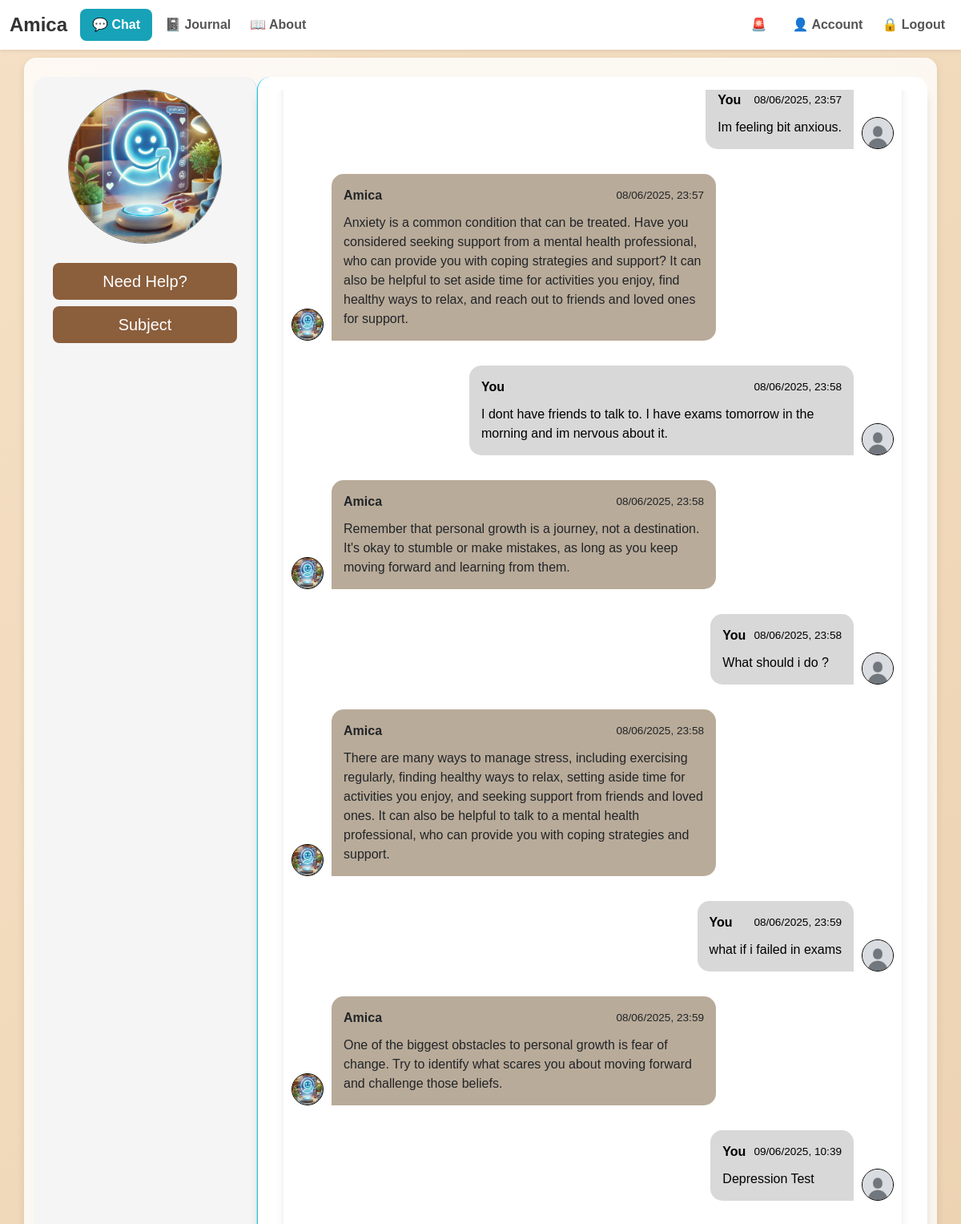
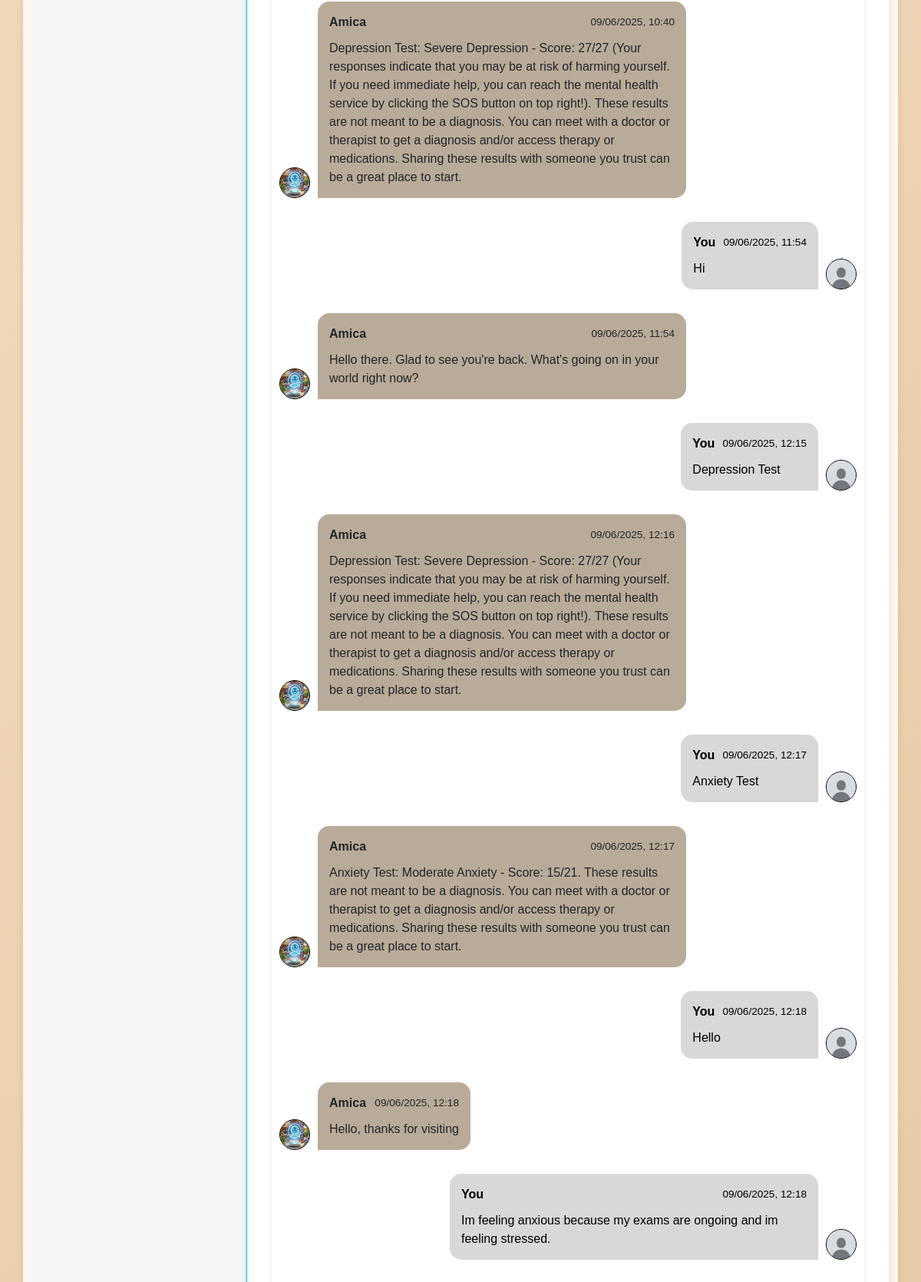
The page /chat (signed in, upper part) on the database its author committed (2 pictures, top to bottom).
### ChatbotWebsite/models.py (models this page shows, shortened)
class ChatMessage(db.Model):
    id = db.Column(db.Integer, primary_key=True)
    sender = db.Column(db.String(5), nullable=False)
    timestamp = db.Column(db.DateTime, nullable=False, default=datetime.now)
    message = db.Column(db.String(3000), nullable=False)
    user_id = db.Column(db.Integer, db.ForeignKey(
        'user.id'), nullable=False)  # Foreign key to User Class

class User(db.Model, UserMixin):
    id = db.Column(db.Integer, primary_key=True)
    username = db.Column(db.String(20), unique=True, nullable=False)
    email = db.Column(db.String(120), unique=True, nullable=False)
    password = db.Column(db.String(60), nullable=False)
    profile_image = db.Column(
        db.String(20), nullable=False, default='default.jpg')
    messages = db.relationship('ChatMessage', backref='user', lazy=True)
    journals = db.relationship('Journal', backref='user', lazy=True)

### ChatbotWebsite/chatbot/routes.py (the view)
@chatbot.route("/chat")
def chat():
    messages = None
    if current_user.is_authenticated:
        messages = ChatMessage.query.filter_by(user_id=current_user.id).all()
    return render_template(
        "chat/chat.html",
        title="Chat",
        topics=topics,
        messages=messages,
        tests=tests,
        mindfulness_exercises=mindfulness_exercises,
    )

### ChatbotWebsite/models.py (called while the page is built)
@login_manager.user_loader
def load_user(user_id):
    return User.query.get(int(user_id))

### ChatbotWebsite/templates/chat/chat.html (shortened to what this page needs)
{% extends 'layout.html'%}
{% block style %}
<link rel="stylesheet" href="{{ url_for('static', filename='styles/chat.css') }}" />
{% endblock style %}
{% block content %}
<div id="chatbot">
  <div id="chatbot-profile" class="mb-3">
    <img
      src="{{ url_for('static', filename='images/chatbot.png') }}"
      class="rounded-circle border border-secondary mx-auto d-block mb-4"
      style="width: 12rem; height: 12rem;"
    />
    <div class="d-grid gap-2 px-2">
      <button type="button" class="btn btn-lg btn-brown" data-bs-toggle="popover"
        data-bs-title="Help" data-bs-content="Start a conversation by typing a greeting or asking a question.">
        Need Help?
      </button>
      <button type="button" class="btn btn-lg btn-brown" data-bs-toggle="popover"
        data-bs-title="Subject List" data-bs-content="I can talk about mental health, anxiety, depression, and more.">
        Subject
      </button>
    </div>
  </div>
  <div class="chat-area">
    <div class="chat-scrollable" id="chat-scrollable">
      <main class="main-chat" id="main-chat">
        {% if current_user.is_authenticated and messages %}
          {% for message in messages %}
            {% if message.sender == 'user' %}
              <div class="chat right-msg">
                <img src="{{ url_for('static', filename='profile_images/' + (current_user.profile_image or 'default.jpg')) }}"
                     class="chat-image" />
                <div class="chat-bubble">
                  <div class="chat-info">
                    <div class="chat-info-name">You</div>
                    <div class="chat-info-time">{{ message.timestamp.strftime('%d/%m/%Y, %H:%M') }}</div>
                  </div>
                  <div class="chat-text">{{ message.message }}</div>
                </div>
              </div>
            {% else %}
              <div class="chat left-msg">
                <img src="{{ url_for('static', filename='images/chatbot.png') }}" class="chat-image" />
                <div class="chat-bubble">
                  <div class="chat-info">
                    <div class="chat-info-name">Amica</div>
                    <div class="chat-info-time">{{ message.timestamp.strftime('%d/%m/%Y, %H:%M') }}</div>
                  </div>
                  <div class="chat-text">{{ message.message }}</div>
                </div>
              </div>
            {% endif %}
          {% endfor %}
        {% endif %}
      </main>
    </div>
  </div>
</div>
{% endblock content %}

### ChatbotWebsite/templates/layout.html (shortened to what this page needs)
<!DOCTYPE html>
<html lang="en">
  <head>
    <link
      href="https://cdn.jsdelivr.net/npm/bootstrap@5.3.0-alpha3/dist/css/bootstrap.min.css"
      rel="stylesheet"
    />
    <link
      rel="stylesheet"
      href="{{ url_for('static', filename='styles/layout.css') }}"
    />
    {% block style %}{% endblock style %}
  </head>
  <body style="background: linear-gradient(135deg, #f5e0c5, #d8b384); min-height: 100vh; padding-top: 2%; display: flex; flex-direction: column;">
    {% block navigation %}
    <nav class="navbar navbar-expand-lg navbar-light bg-white shadow-sm fixed-top">
      <div class="container-fluid">
        <a class="navbar-brand fw-bold" href="{{ url_for('main.home') }}">Amica</a>
        <div class="collapse navbar-collapse" id="navbarNavDropdown">
          <div class="d-flex flex-column flex-lg-row justify-content-between w-100">
            <ul class="navbar-nav gap-2">
              <li class="nav-item">
                <a class="nav-link {% if request.endpoint == 'chatbot.chat' %}active fw-bold text-info{% endif %}"
                  href="{{ url_for('chatbot.chat') }}">💬 Chat</a>
              </li>
              <li class="nav-item">
                <a class="nav-link {% if request.endpoint == 'journals.all_journals' %}active fw-bold text-info{% endif %}"
                  href="{{ url_for('journals.all_journals') }}">📓 Journal</a>
              </li>
              <li class="nav-item">
                <a class="nav-link {% if request.endpoint == 'main.about' %}active fw-bold text-info{% endif %}"
                  href="{{ url_for('main.about') }}">📖 About</a>
              </li>
            </ul>
            <ul class="navbar-nav gap-2 mt-2 mt-lg-0">
              <li class="nav-item">
                <a class="nav-link btn btn-danger text-white fw-bold px-3"
                  href="{{ url_for('main.sos') }}">SOS 🚨</a>
              </li>
              {% if current_user.is_authenticated %}
              <li class="nav-item">
                <a class="nav-link fw-bold" href="{{ url_for('users.account') }}">👤 Account</a>
              </li>
              <li class="nav-item">
                <a class="nav-link" href="{{ url_for('users.logout') }}">🔒 Logout</a>
              </li>
              {% endif %}
            </ul>
          </div>
        </div>
      </div>
    </nav>
    {% endblock navigation %}
    <main class="container my-5 flex-grow-1 pt-4">
      {% block content %}{% endblock content %}
    </main>
  </body>
</html>

### ChatbotWebsite/static/styles/layout.css (style rules this page uses)
body { background: linear-gradient(135deg, #f5e0c5, #d8b384); font-family: 'Arial', sans-serif; min-height: 100vh; display: flex; flex-direction: column; }
.navbar-brand { font-weight: bold; font-size: 1.5rem; color: #333; }
.navbar-nav .nav-item .nav-link { font-weight: 600; color: #555; transition: all 0.3s ease; }
.navbar-nav .nav-item .nav-link.active { color: #fff !important; background-color: #17a2b8; border-radius: 8px; padding: 8px 15px; }
main { flex: 1; padding: 20px; background: rgba(255, 255, 255, 0.8); border-radius: 15px; box-shadow: 0 4px 10px rgba(0, 0, 0, 0.1); margin-top: 20px; }
.btn { transition: all 0.3s ease-in-out; }

### ChatbotWebsite/static/styles/chat.css (style rules this page uses)
:root { --body-bg: linear-gradient(135deg, #ffffff 0%, #f5f7fa 100%); --chat-bg: #ffffff; --border: 1px solid var(--bs-info); --img-border: 1px solid #000000; --left-msg-bg: rgba(139, 115, 85, 0.6); --right-msg-bg: #d8d8d8; }
html { box-sizing: border-box; }
body { display: flex; flex-direction: column; height: 100vh; background-image: var(--body-bg); }
img { max-width: 100%; max-height: 100%; border-radius: 50%; }
.chat-area { display: flex; flex-direction: column; justify-content: space-between; width: 75%; height: 100%; border-left: var(--border); background: var(--chat-bg); box-shadow: 0 15px 15px -5px rgba(0, 0, 0, 0.2); line-height: 1.5; }
.main-chat { overflow-x: hidden; overflow-y: scroll; padding: 10px; }
.chat { display: flex; align-items: flex-end; margin-bottom: 15px; }
.chat-bubble { max-width: 480px; padding: 15px; border-radius: 15px; background: var(--left-msg-bg); }
.chat-info { display: flex; justify-content: space-between; align-items: center; margin-bottom: 10px; }
.chat-info-name { margin-right: 10px; font-weight: bold; }
.chat-info-time { font-size: 0.85em; }
.left-msg .chat-bubble { border-bottom-left-radius: 0; }
.right-msg { flex-direction: row-reverse; }
.right-msg .chat-bubble { background: var(--right-msg-bg); color: #000000; border-bottom-right-radius: 0; }
.right-msg .chat-image { margin: 0 0 0 10px; }
.chat-image { width: 50px; height: 50px; margin-right: 10px; background: rgba(139, 115, 85, 0.6); background-repeat: no-repeat; background-position: center; background-size: cover; border-radius: 50%; border: var(--img-border); }
.btn-brown { background-color: #8b5e3c; color: #fff; border: none; }

### ChatbotWebsite/templates/chat/chat.html (style rules this page uses)
#chatbot { display: flex; flex-direction: row; flex-wrap: wrap; }
#chatbot-profile { background-color: #f5f5f5; border-right: 1px solid #ddd; border-radius: 1rem; padding: 1rem; }
.chat-area { display: flex; flex-direction: column; padding: 1rem; border-radius: 1rem; }
.chat-scrollable { flex: 1; overflow-y: auto; padding: 1rem; border-radius: 1rem; max-height: 60vh; }
.main-chat { display: flex; flex-direction: column; gap: 1rem; }
.chat-image { width: 40px; height: 40px; border-radius: 50%; }
@media (min-width: 992px) { #chatbot { flex-direction: row; } }
@media (min-width: 992px) { #chatbot-profile { width: 25%; height: 85vh; overflow-y: auto; } }
@media (min-width: 992px) { .chat-area { width: 75%; height: 85vh; } }

### rows shown on the page
ChatMessage: profile_image (placeholder picture), timestamp "08/06/2025, 23:57", message "Im feeling bit anxious."
ChatMessage: timestamp "08/06/2025, 23:57", message "Anxiety is a common condition that can be treated. Have you considered seeking support from a mental health professional, who can provide you with coping strategies and support? It can also be helpful to set aside time for activities you enjoy, find healthy ways to relax, and reach out to friends and loved ones for support."
ChatMessage: profile_image (placeholder picture), timestamp "08/06/2025, 23:58", message "I dont have friends to talk to. I have exams tomorrow in the morning and im nervous about it."
ChatMessage: timestamp "08/06/2025, 23:58", message "Remember that personal growth is a journey, not a destination. It's okay to stumble or make mistakes, as long as you keep moving forward and learning from them."
ChatMessage: profile_image (placeholder picture), timestamp "08/06/2025, 23:58", message "What should i do ?"
ChatMessage: timestamp "08/06/2025, 23:58", message "There are many ways to manage stress, including exercising regularly, finding healthy ways to relax, setting aside time for activities you enjoy, and seeking support from friends and loved ones. It can also be helpful to talk to a mental health professional, who can provide you with coping strategies and support."
ChatMessage: profile_image (placeholder picture), timestamp "08/06/2025, 23:59", message "what if i failed in exams"
ChatMessage: timestamp "08/06/2025, 23:59", message "One of the biggest obstacles to personal growth is fear of change. Try to identify what scares you about moving forward and challenge those beliefs."
ChatMessage: profile_image (placeholder picture), timestamp "09/06/2025, 10:39", message "Depression Test"
ChatMessage: timestamp "09/06/2025, 10:40", message "Depression Test: Severe Depression - Score: 27/27 (Your responses indicate that you may be at risk of harming yourself. If you need immediate help, you can reach the mental health service by clicking the SOS button on top right!). These results are not meant to be a diagnosis. You can meet with a doctor or therapist to get a diagnosis and/or access therapy or medications. Sharing these results with someone you trust can be a great place to start."
ChatMessage: profile_image (placeholder picture), timestamp "09/06/2025, 11:54", message "Hi"
ChatMessage: timestamp "09/06/2025, 11:54", message "Hello there. Glad to see you're back. What's going on in your world right now?"
ChatMessage: profile_image (placeholder picture), timestamp "09/06/2025, 12:15", message "Depression Test"
ChatMessage: timestamp "09/06/2025, 12:16", message "Depression Test: Severe Depression - Score: 27/27 (Your responses indicate that you may be at risk of harming yourself. If you need immediate help, you can reach the mental health service by clicking the SOS button on top right!). These results are not meant to be a diagnosis. You can meet with a doctor or therapist to get a diagnosis and/or access therapy or medications. Sharing these results with someone you trust can be a great place to start."
ChatMessage: profile_image (placeholder picture), timestamp "09/06/2025, 12:17", message "Anxiety Test"
ChatMessage: timestamp "09/06/2025, 12:17", message "Anxiety Test: Moderate Anxiety - Score: 15/21. These results are not meant to be a diagnosis. You can meet with a doctor or therapist to get a diagnosis and/or access therapy or medications. Sharing these results with someone you trust can be a great place to start."
ChatMessage: profile_image (placeholder picture), timestamp "09/06/2025, 12:18", message "Hello"
ChatMessage: timestamp "09/06/2025, 12:18", message "Hello, thanks for visiting"
ChatMessage: profile_image (placeholder picture), timestamp "09/06/2025, 12:18", message "Im feeling anxious because my exams are ongoing and im feeling stressed."
